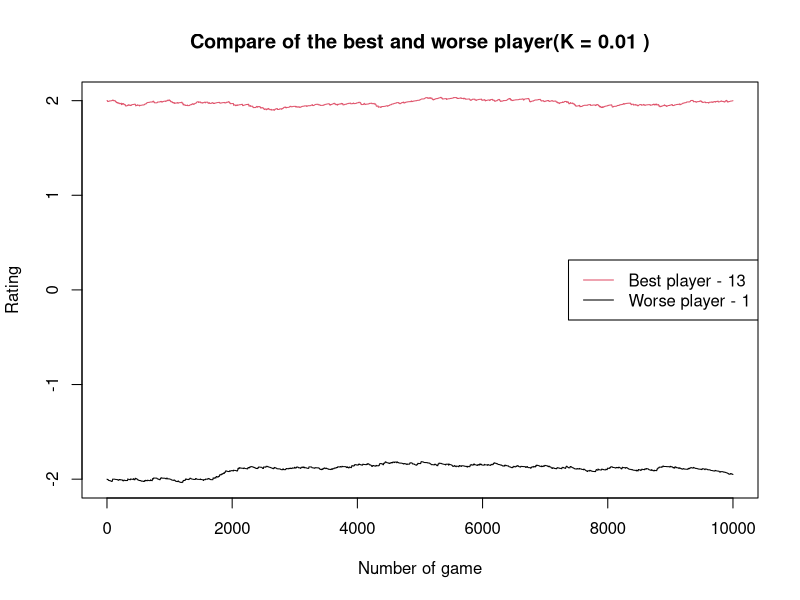
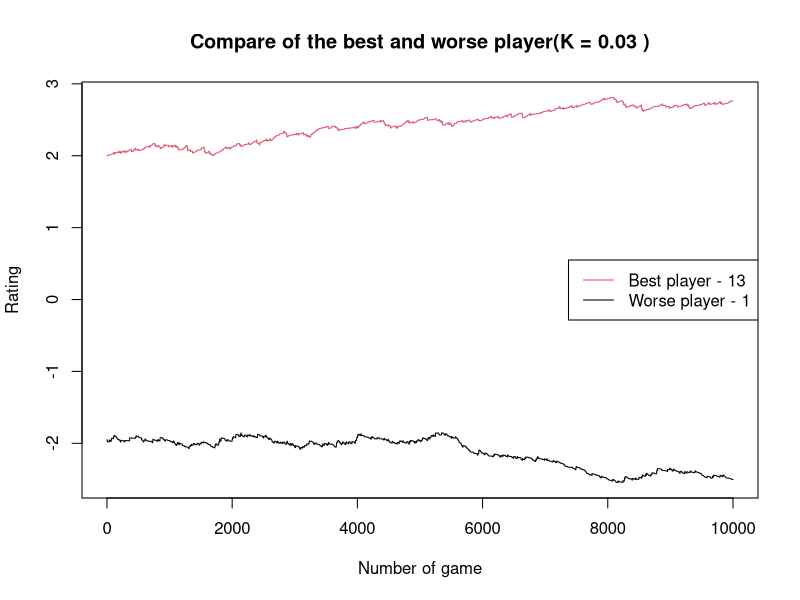
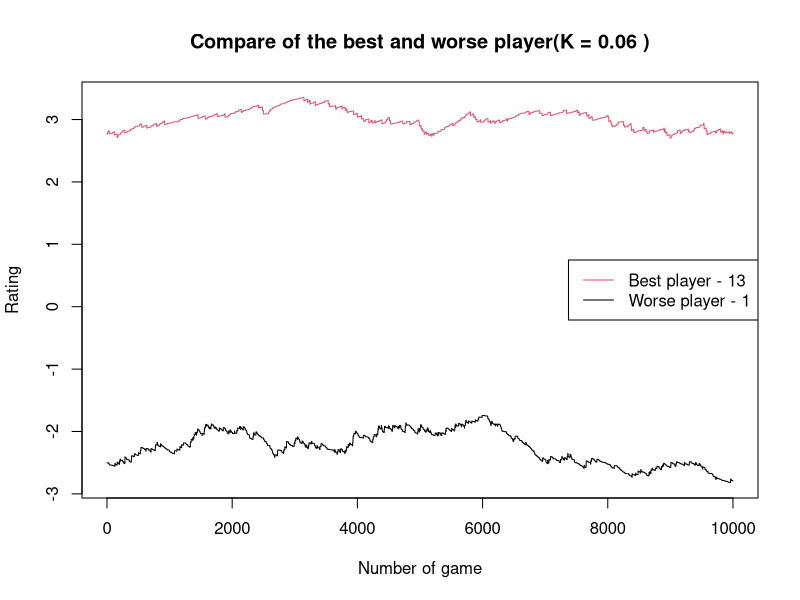
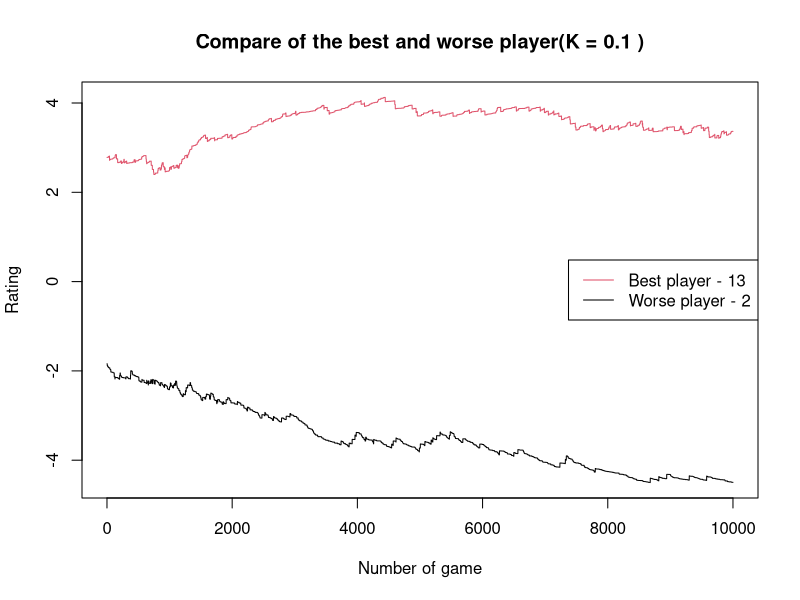
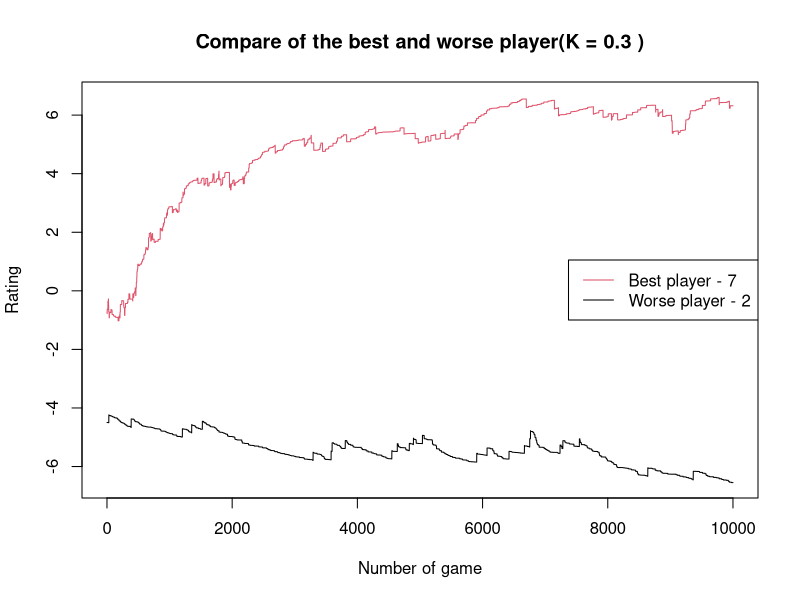
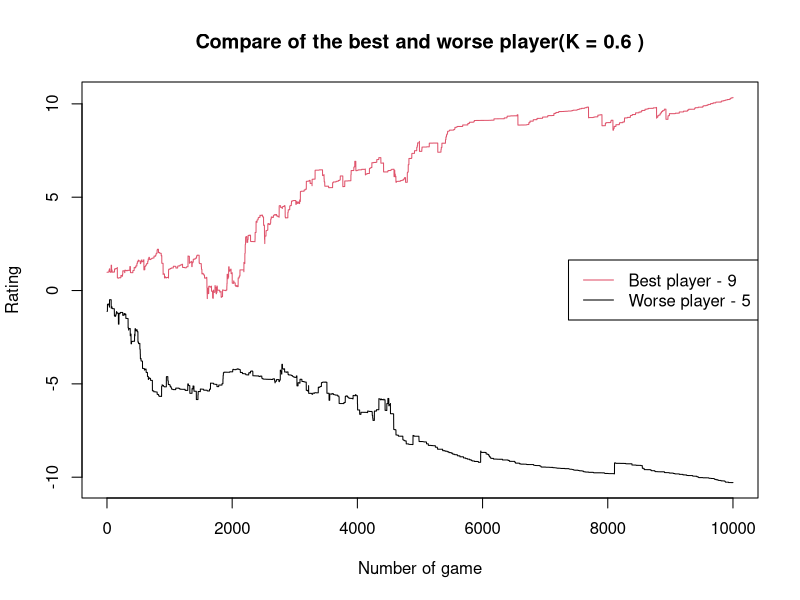
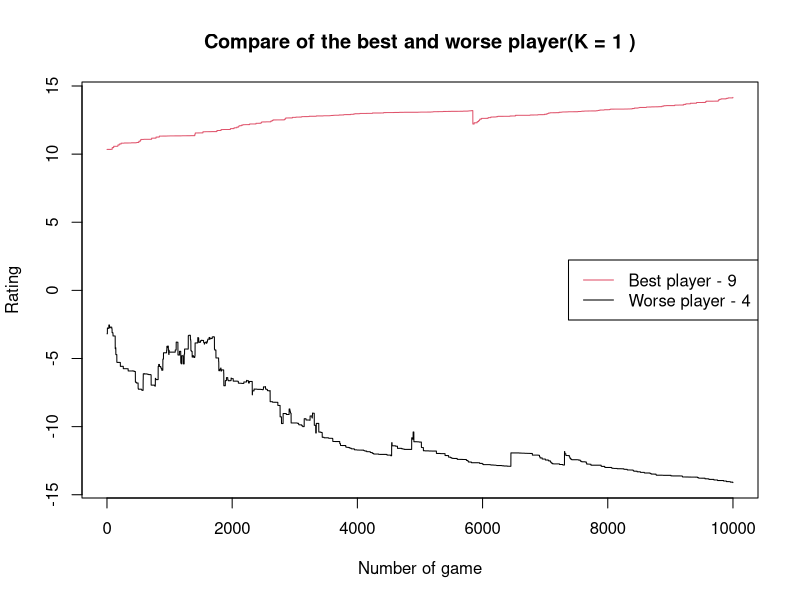

The R script that drew these images, in order:
## ---- chunk 1
bankroll <- 1000
bet <- 100
stop_sign <- 0
bet.game <- function(balance, result){
    if(balance<100 & !result){
        stop_sign=1
        return(c(balance, stop_sign))
    }
    balance <- ifelse(result==1, balance+bet, balance-bet)
    return(c(balance, stop_sign))
}

simu.game <- function(bust_time=0, B=1e+3, stop_time=100, prob=c(1/2,1/2)){
    for(i in 1:B){
        result <- sample(0:1, stop_time, replace=TRUE, prob=prob)
        bankroll <- 1000
        stop_sign <- 0
        for(j in 1:stop_time){
            cyc_call <- bet.game(bankroll, result[j])
            bankroll <- cyc_call[1]
            stop_sign <- cyc_call[2]
            if(stop_sign==1){
                bust_time = bust_time +1
                break
            }
        }
    }
    return(c(bust_time, B))
}
## ---- chunk 2
result <- simu.game()
cat("The probability that lost all money by the time of 100-th bet: ",
    result[1]/result[2], "\n")
## ---- chunk 3
result <- simu.game(stop_time=500)
cat("The probability that lost all money by the time of 500-th bet: ",
    result[1]/result[2], "\n")
## ---- chunk 4
simu.game.1 <- function(bet_time=0, B=1e+3, stop_time=5000, prob=c(1/2,1/2)){
    bet_set <- c()
    for(i in 1:B){
        result <- sample(0:1, stop_time, replace=TRUE, prob=prob)
        bankroll <- 1000
        stop_sign <- 0
        bet_time <- 0
        for(j in 1:stop_time){
            cyc_call <- bet.game(bankroll, result[j])
            bankroll <- cyc_call[1]
            stop_sign <- cyc_call[2]
            if(stop_sign){
                break
            }else{
                bet_time = bet_time+1
            }
        }
        bet_set <- c(bet_set, bet_time)
    }
    return(bet_set)
}
## ---- chunk 5
cat("Mean time of bust within 5000 hands: ", mean(simu.game.1()), "\n")
## ---- chunk 6
simu.game.2 <- function(B=1e+3, stop_time=100, prob=c(1/2,1/2)){
    balance <- c()
    for(i in 1:B){
        result <- sample(0:1, stop_time, replace=TRUE, prob=prob)
        bankroll <- 1000
        stop_sign <- 0
        for(j in 1:stop_time){
            cyc_call <- bet.game(bankroll, result[j])
            bankroll <- cyc_call[1]
            stop_sign <- cyc_call[2]
            if(stop_sign){
                break
            }
        }
        balance<-c(balance, bankroll)
    }
    return(balance)
}
## ---- chunk 7
result <- simu.game.2()
cat("Mean of bankroll after 100 hands: ", mean(result), "\n")
cat("Variance of bankroll after 100 hands: ", var(result), "\n")
## ---- chunk 8
result <- simu.game.2(stop_time=500)
cat("Mean of bankroll after 500 hands: ", mean(result), "\n")
cat("Variance of bankroll after 500 hands: ", var(result), "\n")
## ---- chunk 9
# a)
result_a <- simu.game(prob=c(20/38, 18/38))
cat("The probability that lost all money by the time of 100-th bet: ",
    result_a[1]/result_a[2], "\n")

# b)
result_b <- simu.game(stop_time=500, prob=c(20/38, 18/38))
cat("The probability that lost all money by the time of 500-th bet: ",
    result_b[1]/result_b[2], "\n")

# c)
result_c <- simu.game.1(prob=c(20/38, 18/38))
cat("Mean time of bust within 5000 hands: ", mean(result_c), "\n")

# d)
result_d <- simu.game.2(prob=c(20/38, 18/38))
cat("Mean of bankroll after 100 hands: ", mean(result_d), "\n")
cat("Variance of bankroll after 100 hands: ", var(result_d), "\n")
## ---- chunk 10
# Bootstrap-estimate variance(result_c)
M <- mean(result_c)
n <- length(result_c)
boot_c <- vector(mode="numeric", length=0)
for(i in 1:1000){
    Xstar <- sample(result_c, n, replace=TRUE)
    boot_c[i]<-mean(Xstar)
}
se_c <- sd(boot_c)
cat("The variance of mean in Q-c: ", se_c, "\n")

# Bootstrap-estimate variance(result_d)
M <- mean(result_d)
n <- length(result_d)
boot_d <- vector(mode="numeric", length=0)
for(i in 1:1000){
    Xstar <- sample(result_d, n, replace=TRUE)
    boot_d[i]<-mean(Xstar)
}
se_d <- sd(boot_d)
cat("The variance of mean in Q-d: ", se_d, "\n")
## ---- chunk 11
N <- 1e+4
rt_player <- seq(-2,2,length.out=13)
rt_update <- rt_player
rt_record <- matrix(nrow=13, ncol=N)
## ---- chunk 12
Play.game <- function(i,j){
    Pr_i <- 1/(1+exp(rt_player[j]-rt_player[i]))
    return(rbinom(1,1,Pr_i))
}
result <- Play.game(1,3)
if(!result){
    print("Player 3 win the game.")
}else{
    print("Player 1 win the game.")
}
## ---- chunk 13
Play.game.1 <- function(i,j,K){
    Pr_i <- 1/(1+exp(rt_update[j]-rt_update[i]))
    Pr_j <- 1/(1+exp(rt_update[i]-rt_update[j]))
    result <- rbinom(1,1,Pr_i)
    if(result){
        rt_update[i] <- rt_update[i] + K*(1-Pr_i)
        rt_update[j] <- rt_update[j] - K*Pr_j
    }else{
        rt_update[i] <- rt_update[i] - K*Pr_i
        rt_update[j] <- rt_update[j] + K*(1-Pr_j)
    }
    return(rt_update)
}
## ---- chunk 14
Play.game.2 <- function(K){
    Py <- sample(1:13, 2)
    rt_update <- Play.game.1(Py[1], Py[2], K)
    return(rt_update)
}
## ---- chunk 15
Play.game.3 <- function(K){
    n <- 0
    while(n < N){
        rt_update <<- Play.game.2(K)
        n <- n+1
        rt_record[,n] <- rt_update
    }
    return(rt_record)
}

## ---- chunk 16
Play.game.4 <- function(K=0.01){
    rt_record <- Play.game.3(K)
    max_index <- which(rt_record[,N]==max(rt_record[,N]))
    min_index <- which(rt_record[,N]==min(rt_record[,N]))
    plot(rt_record[max_index,], ty="l",ylim=c(min(rt_record[max_index,], rt_record[min_index,]),
                                              max(rt_record[max_index,], rt_record[min_index,])), col=2,
         main=paste("Compare of the best and worse player(K =",K,")"), xlab="Number of game", ylab="Rating")
    lines(rt_record[min_index,])
    legend("right", legend=c(paste("Best player -", max_index), paste("Worse player -", min_index))
           , col=c(2,1), lty=c(1,1))
}
Play.game.4()
# They appear to converage to the true ratings. 
# Initially, Player-1's rating is worst and Player-13's rating is best.
# After 10000 games, Player-1's rating still is worst and Player-13's best.
# And the ratings are basically stable.
## ---- chunk 17
Play.game.4(K=0.03)
Play.game.4(K=0.06)
Play.game.4(K=0.1)
Play.game.4(K=0.3)
Play.game.4(K=0.6)
Play.game.4(K=1)
# According to these plots, it seems that when K=0.03, the rating result is more reliable 
# than the other choice..
# Considering Q-9, when K=0.01, the result is most reliable.
